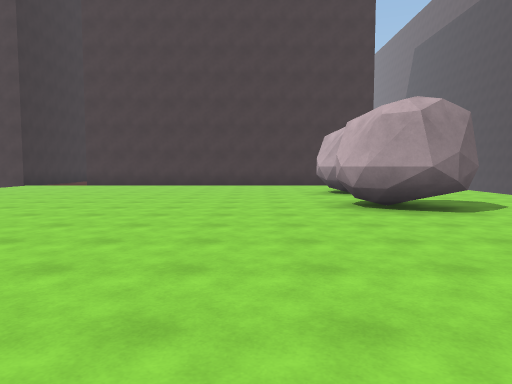
View 1 (above)

20 first-person views from a walk through a Unity game level. The camera is 1.5 m above the floor, tilts 4° down and sees 70° across. The floor is counted in squares, 2 m on a side. Each view is taken from the middle of a square. On the plan, view 1 faces up. The plan holds only what a view shows up to about 11 squares ahead; the rest is blank. The place goes on beyond the plan. The player is left out. Surface patterns are stand-ins for the level's own textures.

View 2
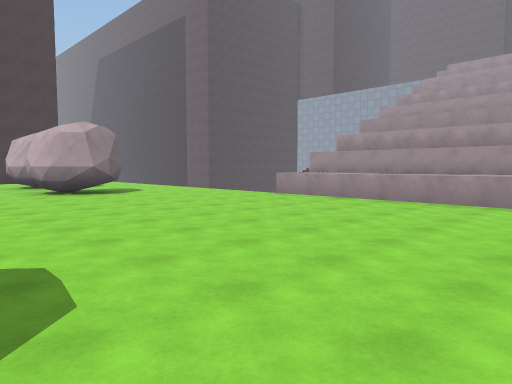

View 3
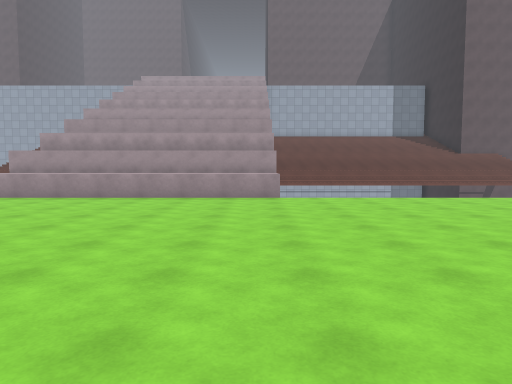

View 4
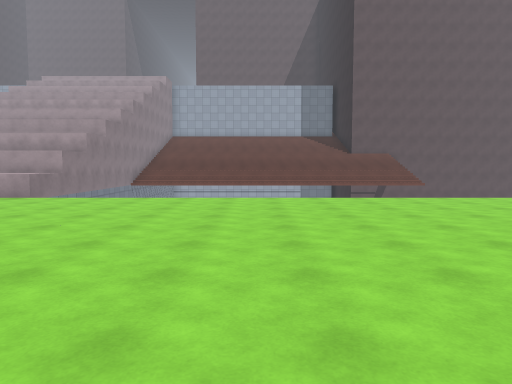

View 5
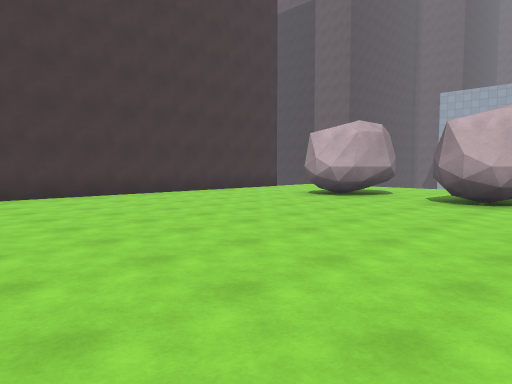

View 6
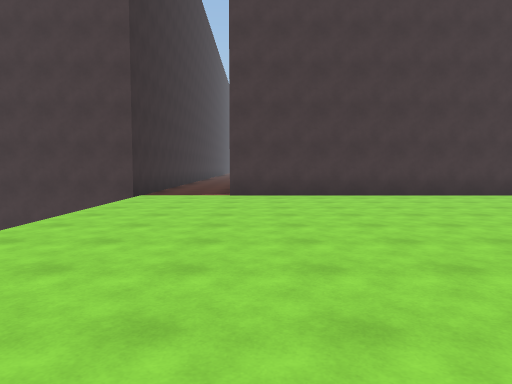

View 7
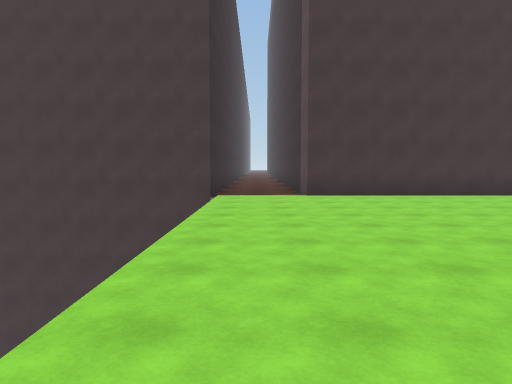

View 8
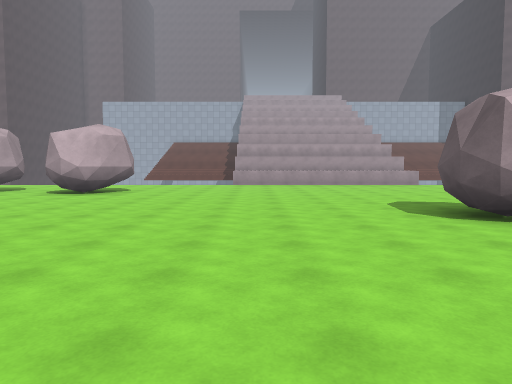

View 9
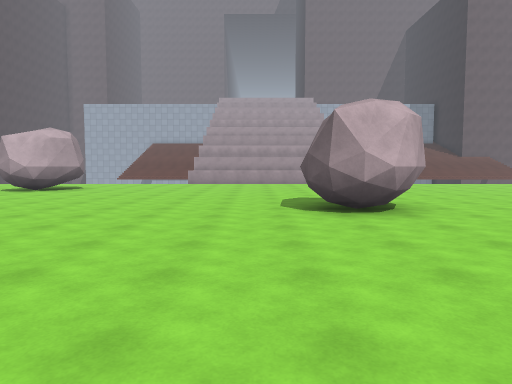

View 10
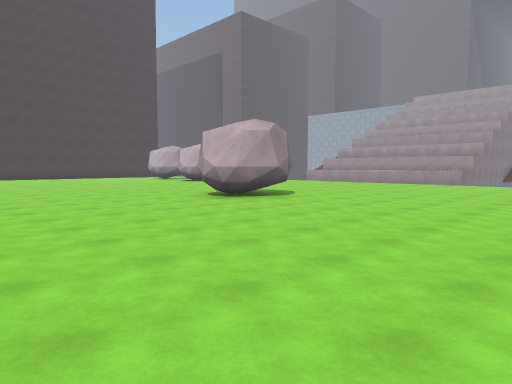

View 11
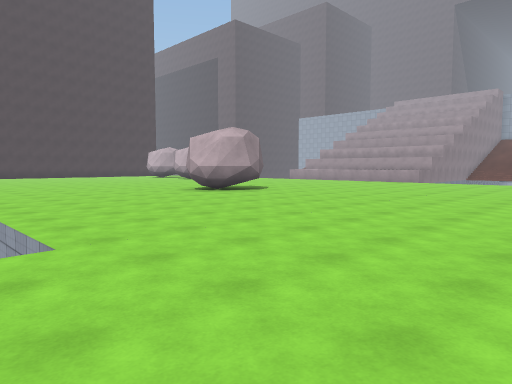

View 12
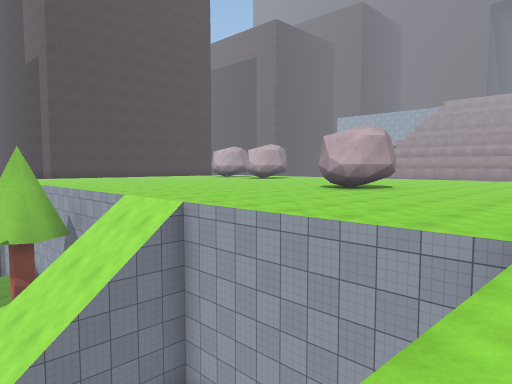

View 13
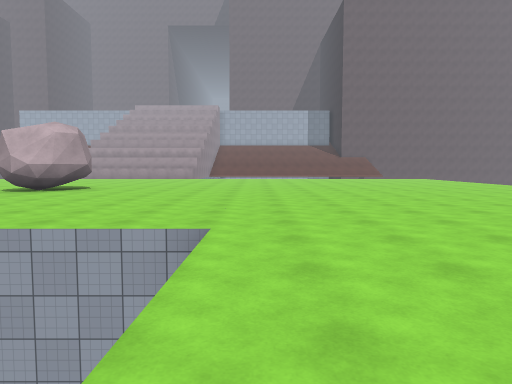

View 14
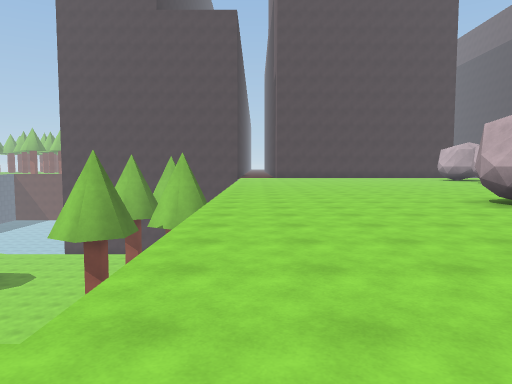

View 15
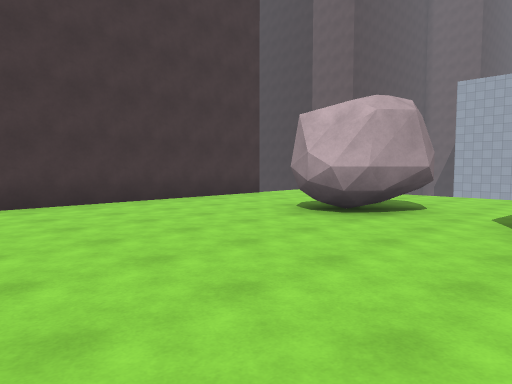

View 16
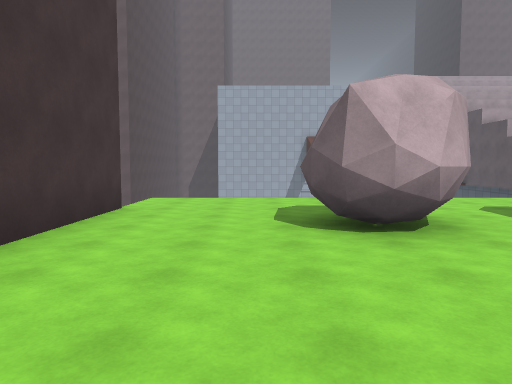

View 17
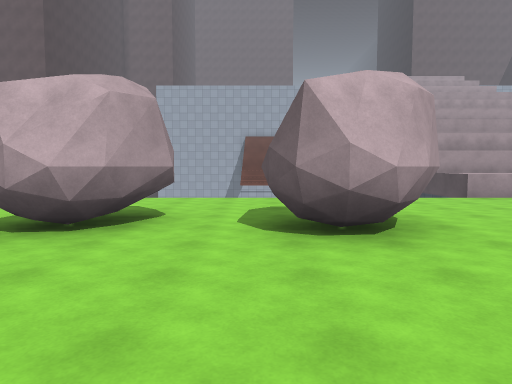

View 18
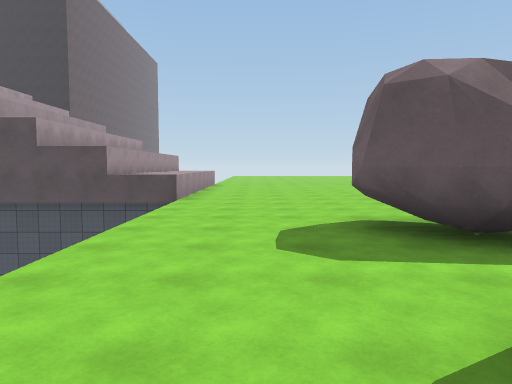

View 19
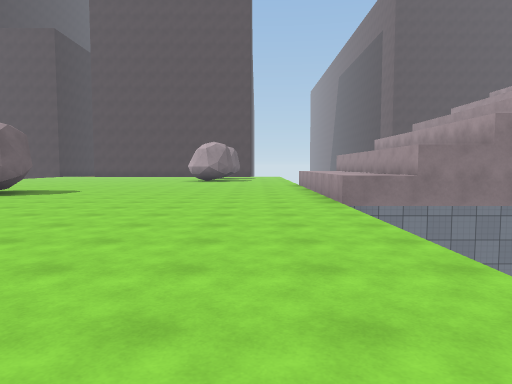

View 20
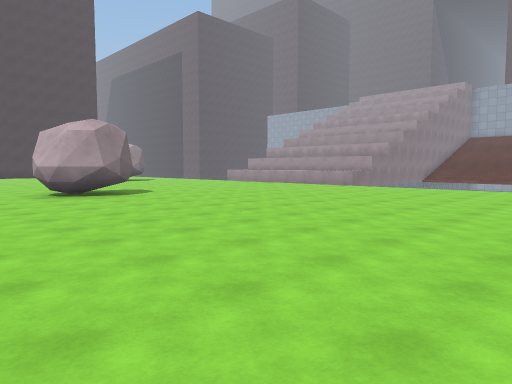

### Floor plan
Key: @ floor where view 1 was taken; # wall or solid block; x gap in a wall; . main floor; - floor 0.25 m lower than the main floor; _ floor 7.5 m lower than the main floor; / step, stairs or slope; ^ raised ledge; v drop or lower ground.
Columns run from 15 left of view 1 to 9 right of it. Each row starts with its distance up from view 1.
 16       #..#
 15       #  ###########
 14 vvvvvvv...............v
 13       v...............v
 12       v...............v
 11       v..........##...v
 10       v..........## ..v
  9       ............x...v
  8       ...........##...v
  7       ...........##...v
  6       ...........##...v
  5        . .............v
  4          .............v
  3       ................^^#
  2 __    ................^^
  1 __    /...............^^
  0 __ ////........@......^^
 -1    ////.....##........^^
 -2    ////.....##........^^
 -3       .......#........^^
 -4       ................^^
 -5       ................vvv
 -6       ................v
 -7    ___................v
 -8   -...................v
 -9    ...................v
-10     ..................v
-11      .................v
-12        ....... .......v
-13          .....   .....v
-14           ....    ....v
-15             ..      ..v
-16                      .v

Positions as (right, up) in squares from view 1, and headings:
1: (0, 0), facing up
2: (-1, -4), facing up-right
3: (-2, -4), facing right
4: (-2, -10), facing right
5: (-6, 5), facing up-right
6: (-6, 5), facing up
7: (-8, 5), facing up
8: (-8, 2), facing right
9: (-9, 0), facing right
10: (-9, -9), facing up-right
11: (-10, -11), facing up-right
12: (-13, -8), facing up-right
13: (-13, -8), facing right
14: (-8, -9), facing up
15: (-3, 7), facing up-right
16: (-2, 12), facing right
17: (-2, 8), facing right
18: (5, 11), facing down
19: (5, -12), facing up
20: (-6, -12), facing up-right
